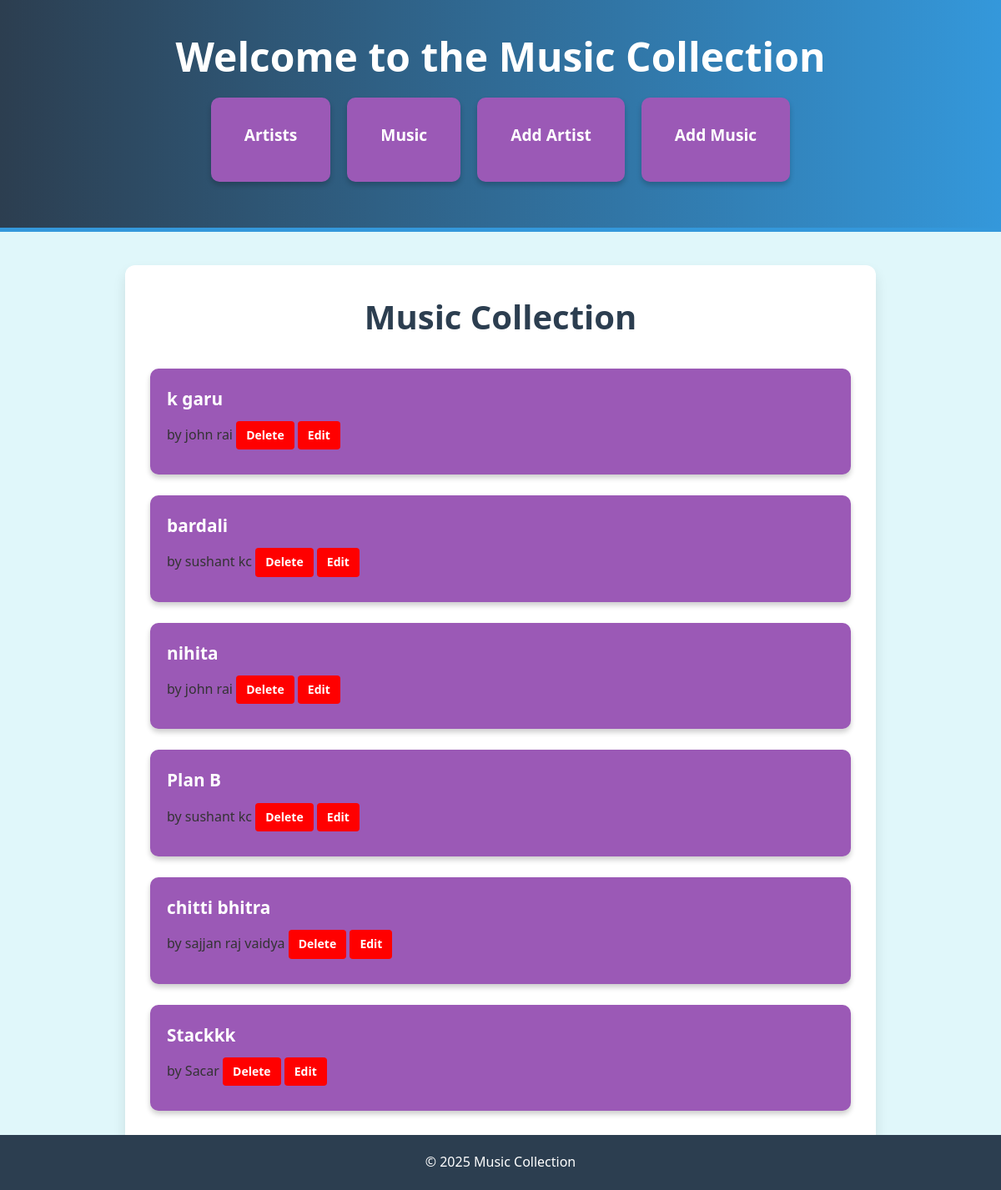
Page /index/ (signed in) on the earlier database version.
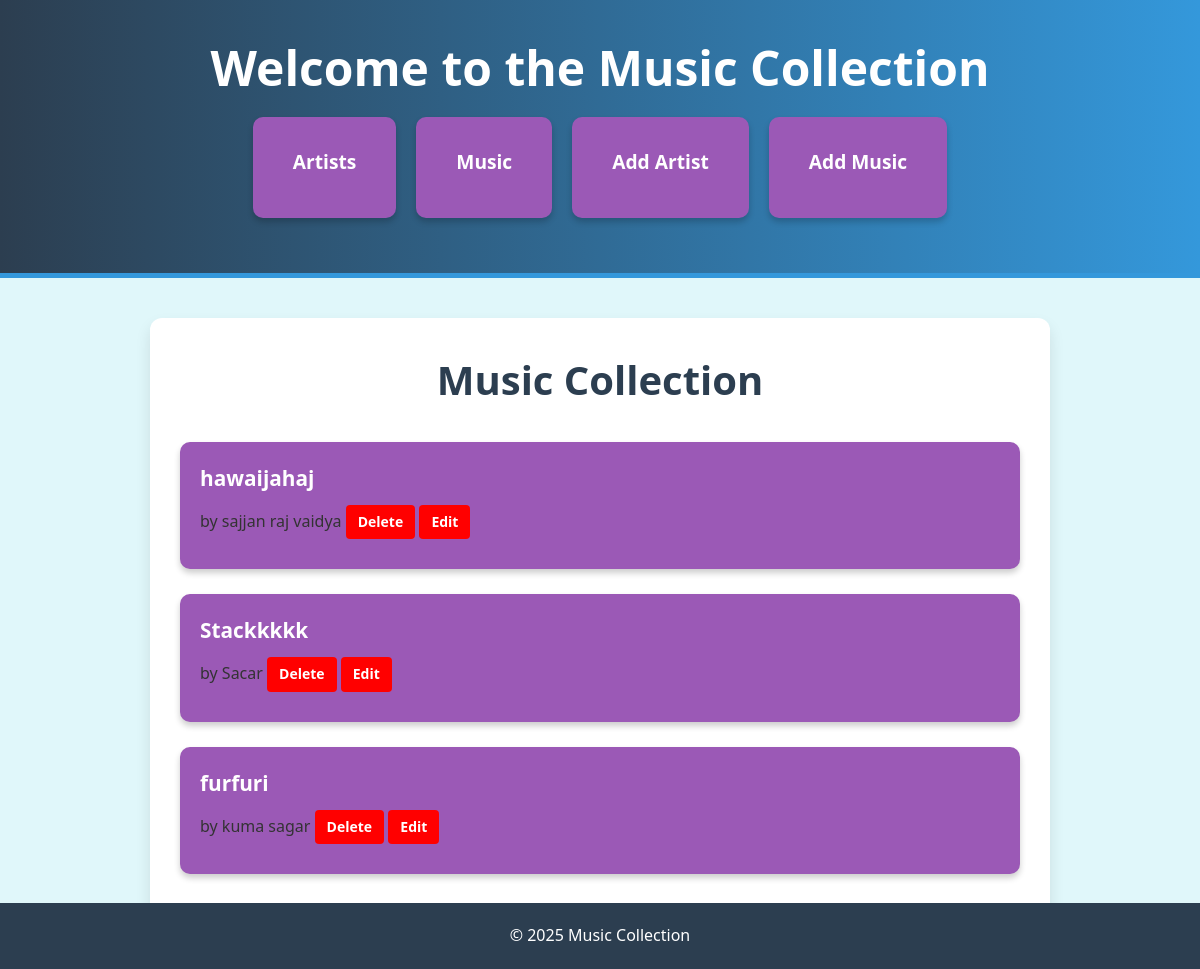
Same page on the later database version.
### apps/music/models.py (models this page shows, shortened)
class Music(models.Model):
    user = models.ForeignKey(User, on_delete=models.SET_NULL , null=True , blank=True)
    title = models.CharField(max_length=255)
    release_date = models.DateField(blank=True, null=True)
    duration = models.DurationField(blank=True, null=True)  # For song duration
    artist = models.ForeignKey(Artist, on_delete=models.CASCADE, related_name="songs")
    album = models.CharField(max_length=255, blank=True, null=True)
    genre = models.CharField(max_length=100, blank=True, null=True)

class Artist(models.Model):
    user = models.ForeignKey(User, on_delete=models.SET_NULL , null=True , blank=True)
    name = models.CharField(max_length=255)
    genre = models.CharField(max_length=100, blank=True, null=True)
    debut_date = models.DateField(blank=True, null=True)
    bio = models.TextField(blank=True, null=True)

### apps/music/views.py (the view)
# urls.py: path('index/', index, name='index'),
@login_required
def index(request):
    music = Music.objects.all()
    return render(request, 'index.html', {'music_list': music})

### apps/music/templates/index.html (shortened to what this page needs)
<!DOCTYPE html>
<html lang="en">
<head>
</head>
<body>
    <header>
        <h1>Welcome to the Music Collection</h1>
        <nav>
            <ul>
                <li><a href="{% url 'artist-list' %}">Artists</a></li>
                <li><a href="{% url 'music-list' %}">Music</a></li>
                <li><a href="{% url 'artist-create' %}">Add Artist</a></li>
                <li><a href="{% url 'music-create' %}">Add Music</a></li>
            </ul>
        </nav>
    </header>
    <section>
        <h2>Music Collection</h2>
        <ul>
            {% for music in music_list %}
                <li>
                    <a href="{% url 'music-detail' music.id %}">{{ music.title }}</a>
                    by {{ music.artist.name }}
                    <a href="{% url 'delete' music.id %}" class="btn btn-danger delete-btn">Delete</a>
                    <a href="{% url 'update' music.id %}" class="btn btn-success delete-btn">Edit</a>
                </li>
            {% empty %}
                <p>No music records available.</p>
            {% endfor %}
        </ul>
    </section>
    <footer>
        <p>&copy; 2025 Music Collection</p>
    </footer>
</body>
</html>

### apps/music/templates/index.html (style rules this page uses)
* { margin: 0; padding: 0; box-sizing: border-box; }
body { font-family: 'Segoe UI', Tahoma, Geneva, Verdana, sans-serif; background: #e0f7fa; color: #333; line-height: 1.6; }
header { background: linear-gradient(to right, #2c3e50, #3498db); color: white; padding: 30px; text-align: center; border-bottom: 5px solid #3498db; }
header h1 { font-size: 3rem; margin-bottom: 10px; }
nav ul { list-style-type: none; display: flex; justify-content: center; gap: 20px; }
nav ul li { display: inline; }
nav ul li a { text-decoration: none; color: white; font-size: 1.2rem; padding: 10px 20px; border-radius: 8px; transition: background-color 0.3s ease, transform 0.3s ease; }
section { margin: 40px auto; max-width: 900px; padding: 30px; background-color: white; border-radius: 12px; box-shadow: 0 8px 15px rgba(0, 0, 0, 0.1); transition: transform 0.3s ease; }
h2 { font-size: 2.5rem; margin-bottom: 30px; color: #2c3e50; text-align: center; font-weight: bold; }
ul { list-style-type: none; padding: 0; }
ul li { background: #9b59b6; border-radius: 10px; margin-bottom: 25px; padding: 20px; box-shadow: 0 4px 6px rgba(0, 0, 0, 0.2); transition: transform 0.3s ease, box-shadow 0.3s ease; }
ul li a { text-decoration: none; color: #fff; font-weight: bold; font-size: 1.3rem; display: block; margin-bottom: 10px; transition: color 0.3s ease; }
footer { text-align: center; padding: 20px; background-color: #2c3e50; color: white; position: fixed; width: 100%; bottom: 0; }
footer p { font-size: 1rem; }
.delete-btn { color: white; background-color: red; border-radius: 4px; padding: 6px 12px; font-size: 14px; text-decoration: none; display: inline-block; text-align: center; border: none; cursor: pointer; transition: background-color 0.3s ease; }

Differences in the rows shown:
removed Music: title "k garu", artist.name "john rai"
removed Music: title "bardali", artist.name "sushant kc"
removed Music: title "nihita", artist.name "john rai"
removed Music: title "Plan B", artist.name "sushant kc"
removed Music: title "chitti bhitra", artist.name "sajjan raj vaidya"
removed Music: title "Stackkk", artist.name "Sacar"
added Music: title "hawaijahaj", artist.name "sajjan raj vaidya"
added Music: title "Stackkkkk", artist.name "Sacar"
added Music: title "furfuri", artist.name "kuma sagar"
